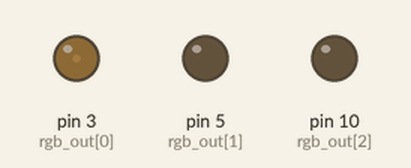
A sketch run on a simulated Arduino Uno, built with avr-gcc and run on an emulated ATmega328P. Shown: output pins drawn as LEDs (lit = HIGH). Random numbers use the default seed unless the sketch sets one.

Above: at 0.15 s.
At 3.49 s:
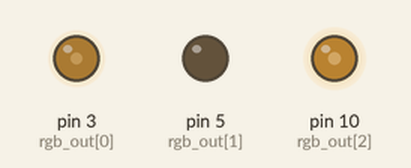
At 10.78 s:
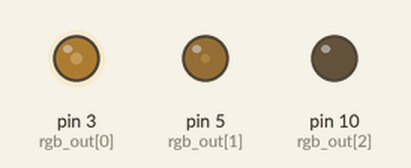
At 19.9 s:
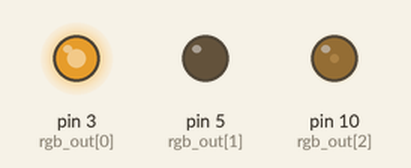
At 30.55 s:
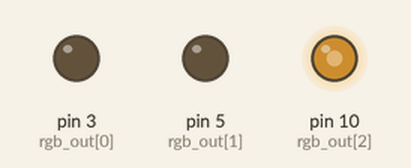
At 39.69 s:
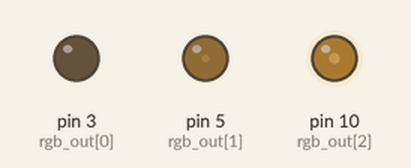
Timing chart, 0 to 40.0 s (numbered marks = the images above):
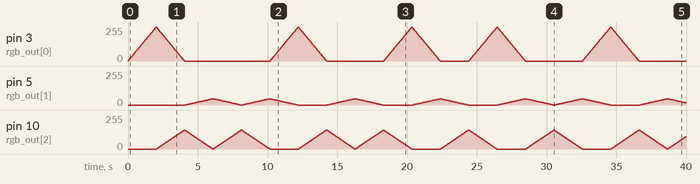

The sketch:

hello.ino
```cpp
const int colors = 3;
const int rgb_out[colors] = {3, 5, 10};
const int rgb_values_max[colors] = {0xff, 0x2f, 0x8f};

void setup(void) {
    for (int i = 0; i < colors; ++i) {
        pinMode(rgb_out[i], OUTPUT);
    }
    randomSeed(analogRead(0));
    /* Serial.begin(9600); */
}

float rgb_parts[] = {0, 0, 0};
int current_color = 0;
int prev_color = colors - 1;
const float delta = 0.005;
const int loop_delay = 10;
const int pure_color_delay = 0;

void loop() {
    rgb_parts[current_color] += delta;
    if (rgb_parts[current_color] >= 1) {
        rgb_parts[current_color] = -1;
        prev_color = current_color;
        while (prev_color == current_color) {
            current_color = random(colors);
        }
        delay(pure_color_delay);
    } else {
        rgb_parts[prev_color] += delta;
        if (rgb_parts[prev_color] >= 0) {
            rgb_parts[prev_color] = 0;
        } else if (abs(rgb_parts[current_color] + rgb_parts[prev_color]) < delta) {
            delay(pure_color_delay);
        }
    }

    /* String s; */
    for (int i = 0; i < colors; ++i) {
        /* s += abs(int(rgb_parts[i] * rgb_values_max[i])); */
        /* s += ':'; */
        analogWrite(rgb_out[i], abs(int(rgb_parts[i] * rgb_values_max[i])));
    }
    /* Serial.println(s); */
    /* Serial.flush(); */

    delay(loop_delay);
}
```
